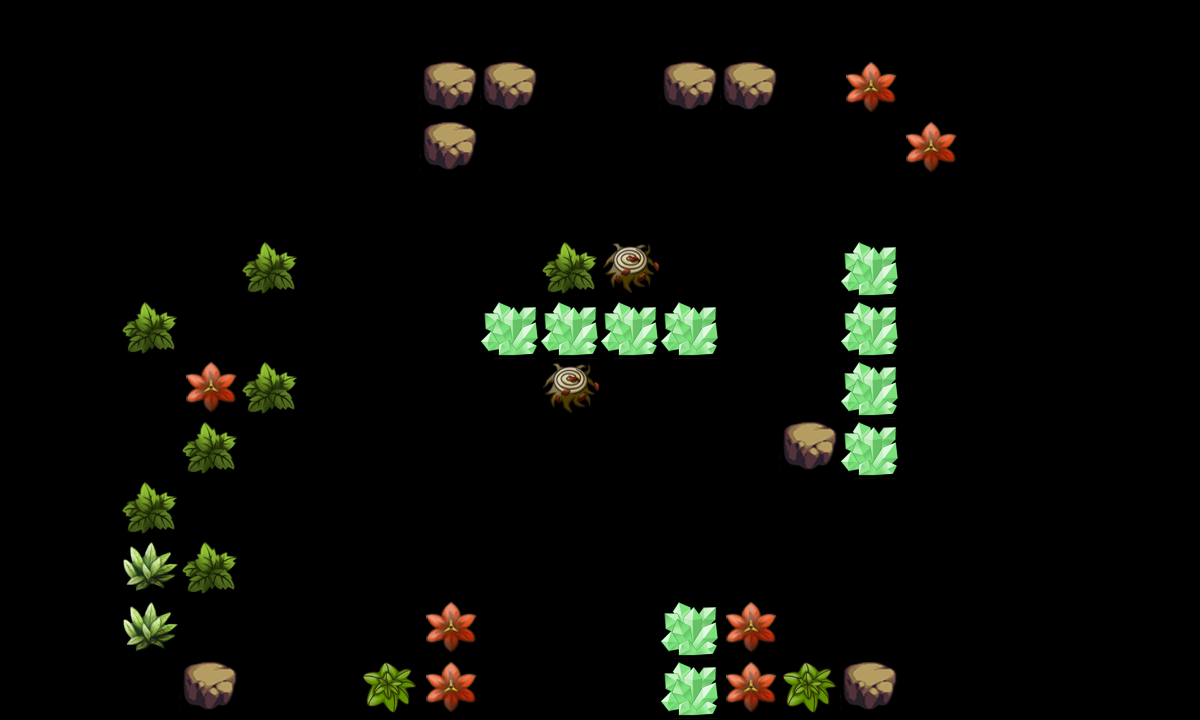

The image is a tile-based game level rendered from a .tmx file. Its description and source (layers, tilesets, objects; grid data summarised) follow:
An orthogonal 20x12 tile map with 60x60 px tiles, 2 tile layers (canDes, cannotDes) and 15 objects (re1, re2, tankpoint, re3, re4, ...).

<map version="1.0" orientation="orthogonal" width="20" height="12" tilewidth="60" tileheight="60">
 <tileset firstgid="1" name="tmw_desert_spacing" tilewidth="60" tileheight="60">
  <image source="tmw_desert_spacing.png" width="480" height="300" />
  <tile id="30">
   <properties>
    <property name="canDes" value="1" />
   </properties>
  </tile>
 </tileset>
 <layer name="canDes" width="20" height="12">
  <data>[240 cells, 28 non-empty, 6 distinct tile ids]</data>
 </layer>
 <layer name="cannotDes" width="20" height="12">
  <data>[240 cells, 10 non-empty, 1 distinct tile ids]</data>
 </layer>
 <objectgroup name="spawnPoints" width="20" height="12">
  <object name="re1" x="480" y="180" width="60" height="60" />
  <object name="re2" x="660" y="420" width="60" height="60" />
  <object name="tankpoint" x="540" y="600" width="60" height="60" />
  <object name="re3" x="480" y="420" width="60" height="60" />
  <object name="re4" x="660" y="180" width="60" height="60" />
  <object name="re5" x="360" y="300" width="60" height="60" />
  <object name="re6" x="780" y="300" width="60" height="60" />
 </objectgroup>
 <objectgroup name="roadPoints" width="20" height="12">
  <object name="p1" x="300" y="120" width="60" height="60" />
  <object name="p2" x="300" y="540" width="60" height="60" />
  <object name="p3" x="780" y="540" width="60" height="60" />
  <object name="p4" x="780" y="120" width="60" height="60" />
 </objectgroup>
 <objectgroup name="bossPoint" width="20" height="12" visible="0">
  <object name="boss1" x="600" y="60" width="60" height="60" />
 </objectgroup>
 <objectgroup name="buildingPoint" width="20" height="12" visible="0">
  <object name="building1" x="600" y="300" width="60" height="60" />
 </objectgroup>
 <objectgroup name="endPoint" width="20" height="12">
  <object name="endpoint" x="600" y="120" width="60" height="60" />
 </objectgroup>
 <objectgroup name="morePoint" width="20" height="12">
  <object name="morepoint" x="180" y="180" width="60" height="60" />
 </objectgroup>
</map>
